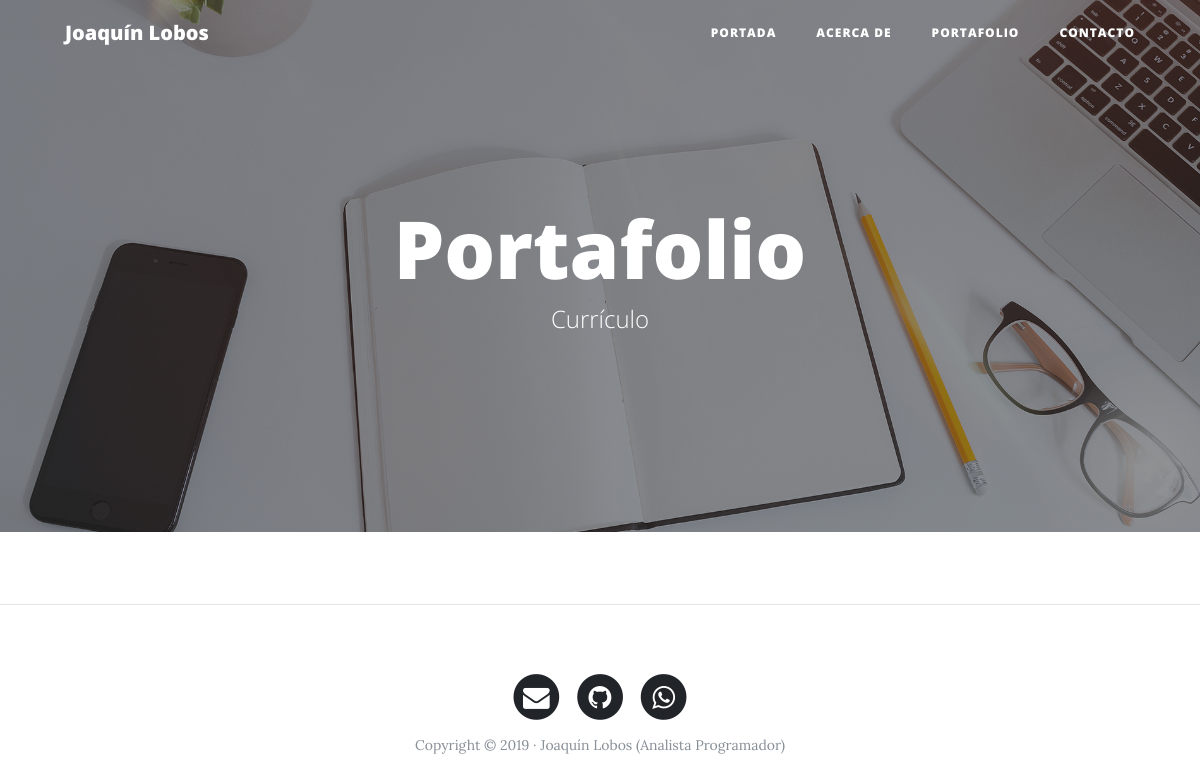
Before: /portafolio/ with the older database file.
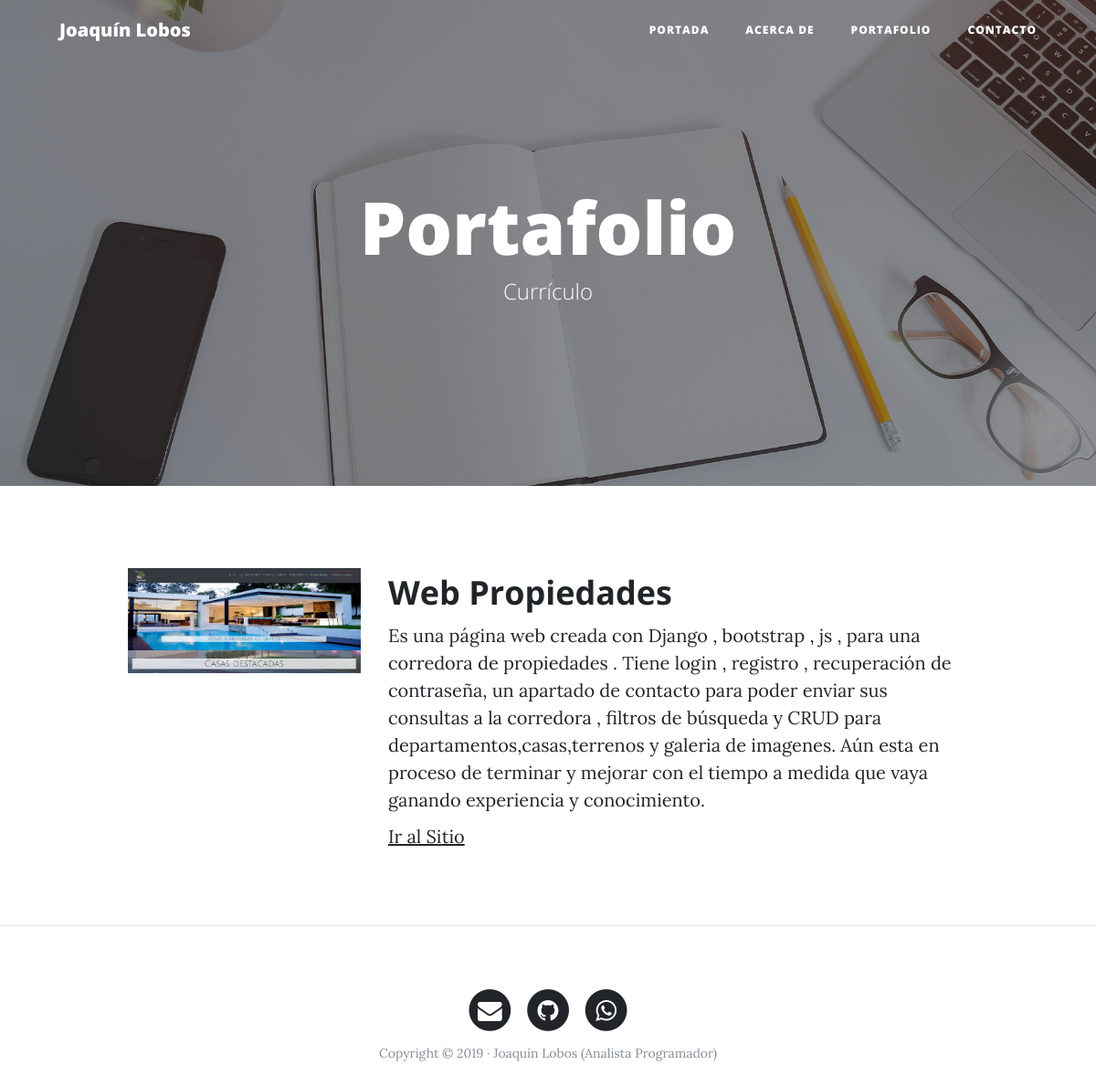
After: the same page with the newer database file.
### portafolio/models.py (models this page shows, shortened)
class Project(models.Model):
    title = models.CharField(max_length=200,verbose_name ="Título")
    description = models.TextField(verbose_name ="Descripción")
    image = models.ImageField(verbose_name ="Imagen",upload_to="projects")
    link = models.URLField(null = True , blank = True,verbose_name ="Enlace WEB")
    created = models.DateTimeField(auto_now_add=True,verbose_name ="Fecha de Creación")
    updated = models.DateTimeField(auto_now=True,verbose_name ="Fecha de Edición")
    class Meta:
        verbose_name = 'proyecto'
        verbose_name_plural = 'proyectos'
        ordering = ['-created']

### portafolio/views.py (the view)
# urls.py: path('portafolio/',portafolio_views.portafolio, name = 'portafolio'),
def portafolio(request):
    projetcs = Project.objects.all()
    return render(request, "portafolio/portafolio.html",{'projects':projetcs})

### portafolio/templates/portafolio/portafolio.html (shortened to what this page needs)
{% extends 'core/base.html' %}
{% block background %} {% load static %}{% static 'core/img/portfolio-bg.jpg' %}{% endblock %}
{% block header %}
<h1>Portafolio</h1>
<span class="subheading">Currículo</span>
{% endblock %}
{% block content %}
	{% for project in projects %}
		<div class="row project">
			<div class="col-lg-3 col-md-4 offset-lg-1">
				<img class="img-fluid" src="{{project.image.url}}" alt="">
			</div>
			<div class="col-lg-7 col-md-8">
				<h2 class="section-heading title">{{project.title}}</h2>
			<p>{{project.description}}</p>
			{% if project.link %}
				<p><a href="{{project.link}}" target="_blank" >Ir al Sitio</a></p>
			{% endif %}
			</div>
		</div>
	{% endfor %}
{% endblock %}

### core/templates/core/base.html (shortened to what this page needs)
<!DOCTYPE html>
<html lang="es">
<head>
    {% load static %}
    <link href="{% static 'core/vendor/bootstrap/css/bootstrap.min.css' %}" rel="stylesheet">
    <link href="{% static 'core/vendor/font-awesome/css/font-awesome.min.css' %}" rel="stylesheet" type="text/css">
    <link href="{% static 'core/css/clean-blog.min.css' %}" rel="stylesheet">
</head>
<body>
    <nav class="navbar navbar-expand-lg navbar-light fixed-top" id="mainNav">
        <div class="container">
            <a class="navbar-brand" href="{% url 'home' %}">Joaquín Lobos</a>
            <div class="collapse navbar-collapse" id="navbarResponsive">
                <ul class="navbar-nav ml-auto">
                    <li class="nav-item">
                        <a class="nav-link" href="{% url 'home' %}">Portada</a>
                    </li>
                    <li class="nav-item">
                        <a class="nav-link" href="{% url 'about' %}">Acerca de</a>
                    </li>
                    <li class="nav-item">
                        <a class="nav-link" href="{% url 'portafolio' %}">Portafolio</a>
                    </li>
                    <li class="nav-item">
                        <a class="nav-link" href="{% url 'contacto' %}">Contacto</a>
                    </li>
                </ul>
            </div>
        </div>
    </nav>
    <header class="masthead" style="background-image: url('{% block background %}{% endblock %}')">
        <div class="overlay"></div>
        <div class="container">
            <div class="row">
                <div class="col-lg-8 col-md-10 mx-auto">
                    <div class="site-heading">
                        {% block header %}{% endblock %}
                    </div>
                </div>
            </div>
        </div>
    </header>
    <div class="container">
       {% block content %}{% endblock %}
    </div>
    {% if request.path != '/' %}<hr>{% endif %}
    <footer>
        <div class="container">
            <div class="row">
                <div class="col-lg-8 col-md-10 mx-auto">
                    <ul class="list-inline text-center">
                        <li class="list-inline-item">
                            <a href="mailto:lobos.joaquin@hotmail.com">
                                <span class="fa-stack fa-lg">
                    <i class="fa fa-circle fa-stack-2x"></i>
                    <i class="fa fa-envelope fa-stack-1x fa-inverse"></i>
                  </span>
                            </a>
                        </li>
                        <li class="list-inline-item">
                            <a href="https://github.com/Jota-Wolf/" target="_blank">
                                <span class="fa-stack fa-lg">
                    <i class="fa fa-circle fa-stack-2x"></i>
                    <i class="fa fa-github fa-stack-1x fa-inverse"></i>
                  </span>
                            </a>
                        </li>
                        <li class="list-inline-item">
                            <a href="tel:+56963894801">
                                <span class="fa-stack fa-lg">
                    <i class="fa fa-circle fa-stack-2x"></i>
                    <i class="fa fa-whatsapp fa-stack-1x fa-inverse"></i>
                  </span>
                            </a>
                        </li>
                    </ul>
                    <p class="copyright text-muted">Copyright &copy; 2019 · Joaquín Lobos (Analista Programador) </p>
                </div>
            </div>
        </div>
    </footer>
</body>
</html>

Changed rows visible on the page:
added Project: image (picture), title "Web Propiedades", description "Es una página web creada con Django , bootstrap , js , para una corredora de propiedades . Tiene login , registro , recuperación de contraseña, un apartado de contacto para poder enviar sus consultas a la corredora , filtros de búsqueda y CRUD para departamentos,casas,terrenos y galeria de imagenes. Aún esta en proceso de terminar y mejorar con el tiempo a medida que vaya ganando experiencia y conocimiento."
